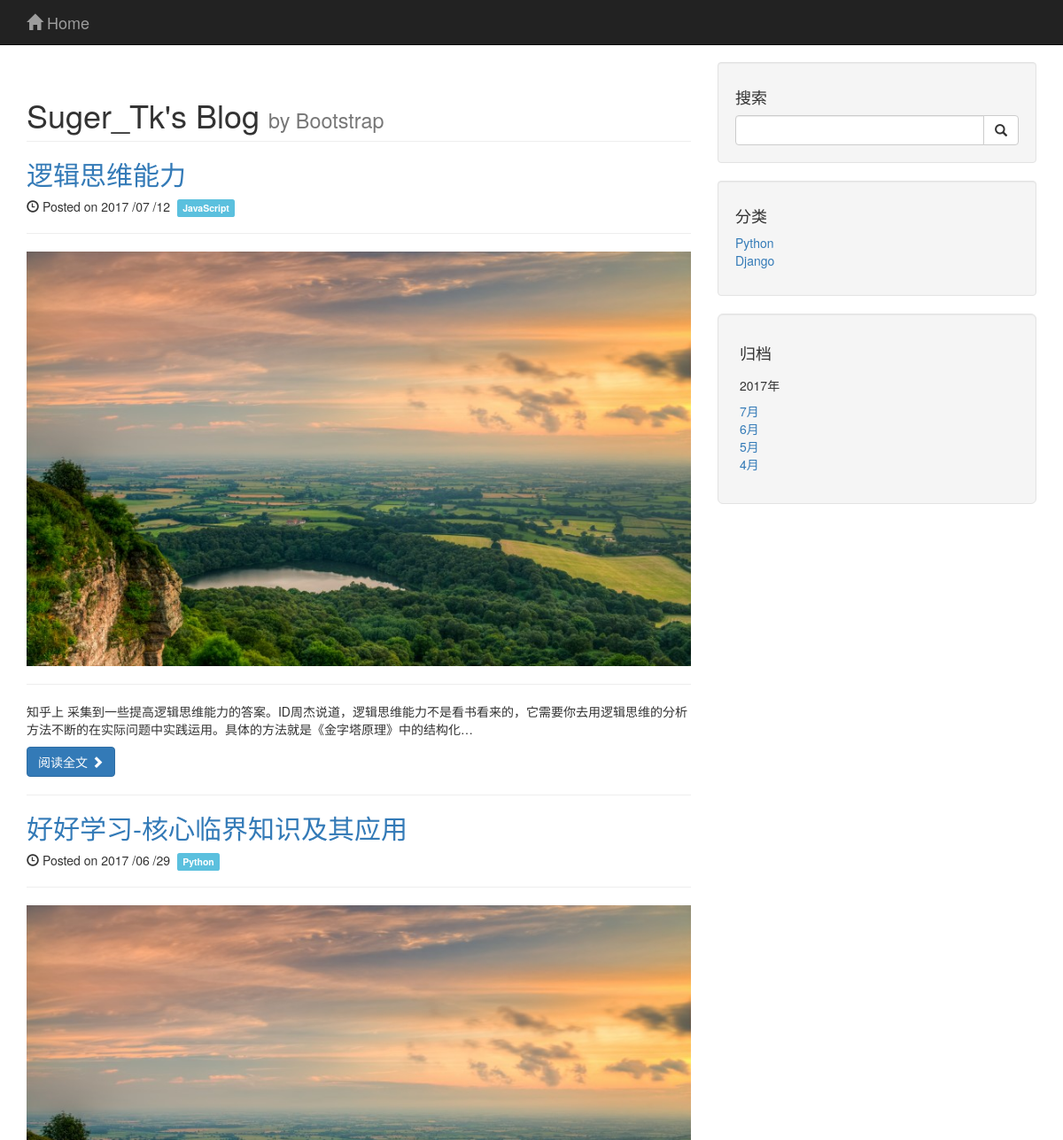
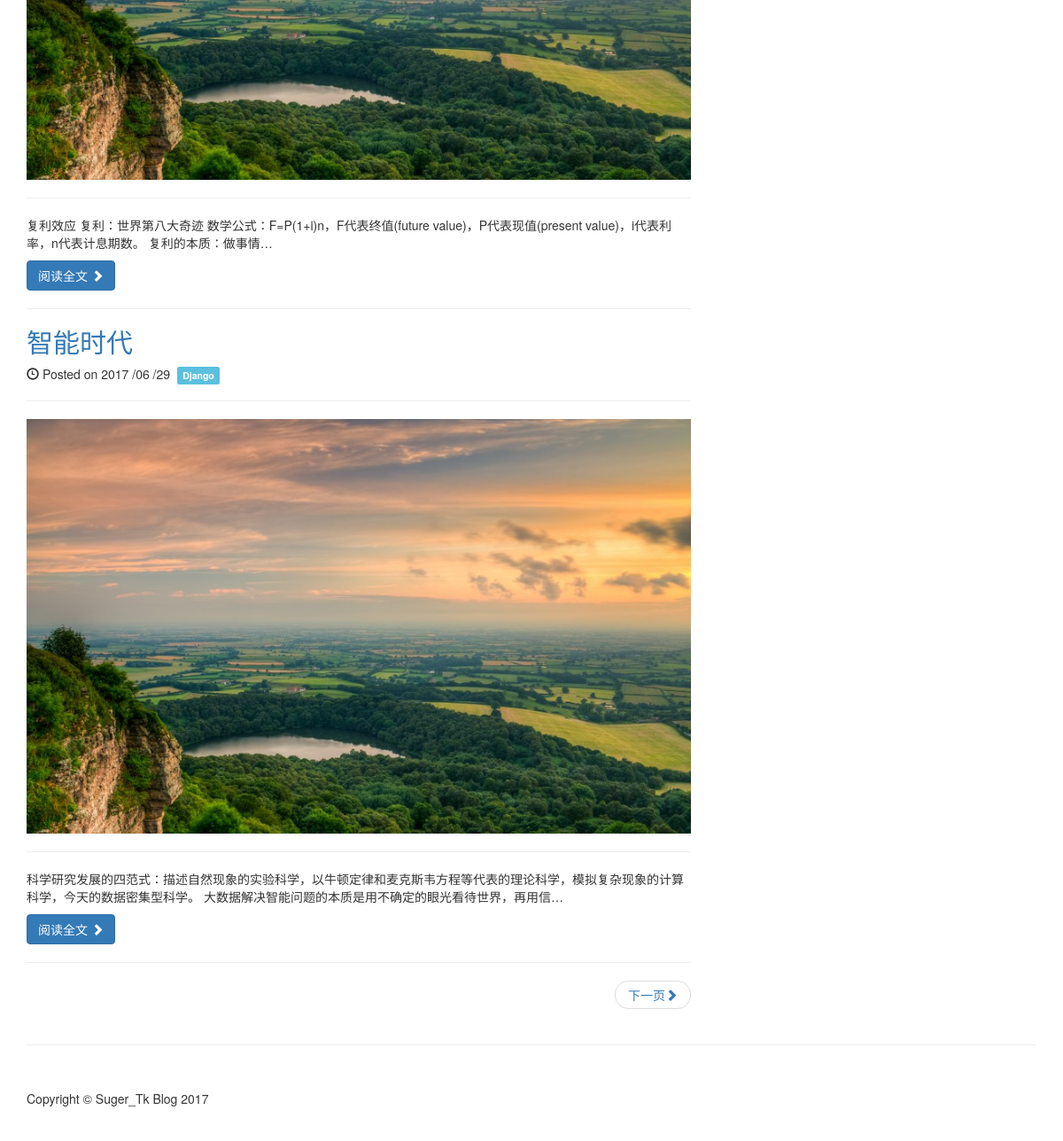
/blog/home/, run on an earlier commit of the app's database (2 pictures, top to bottom).
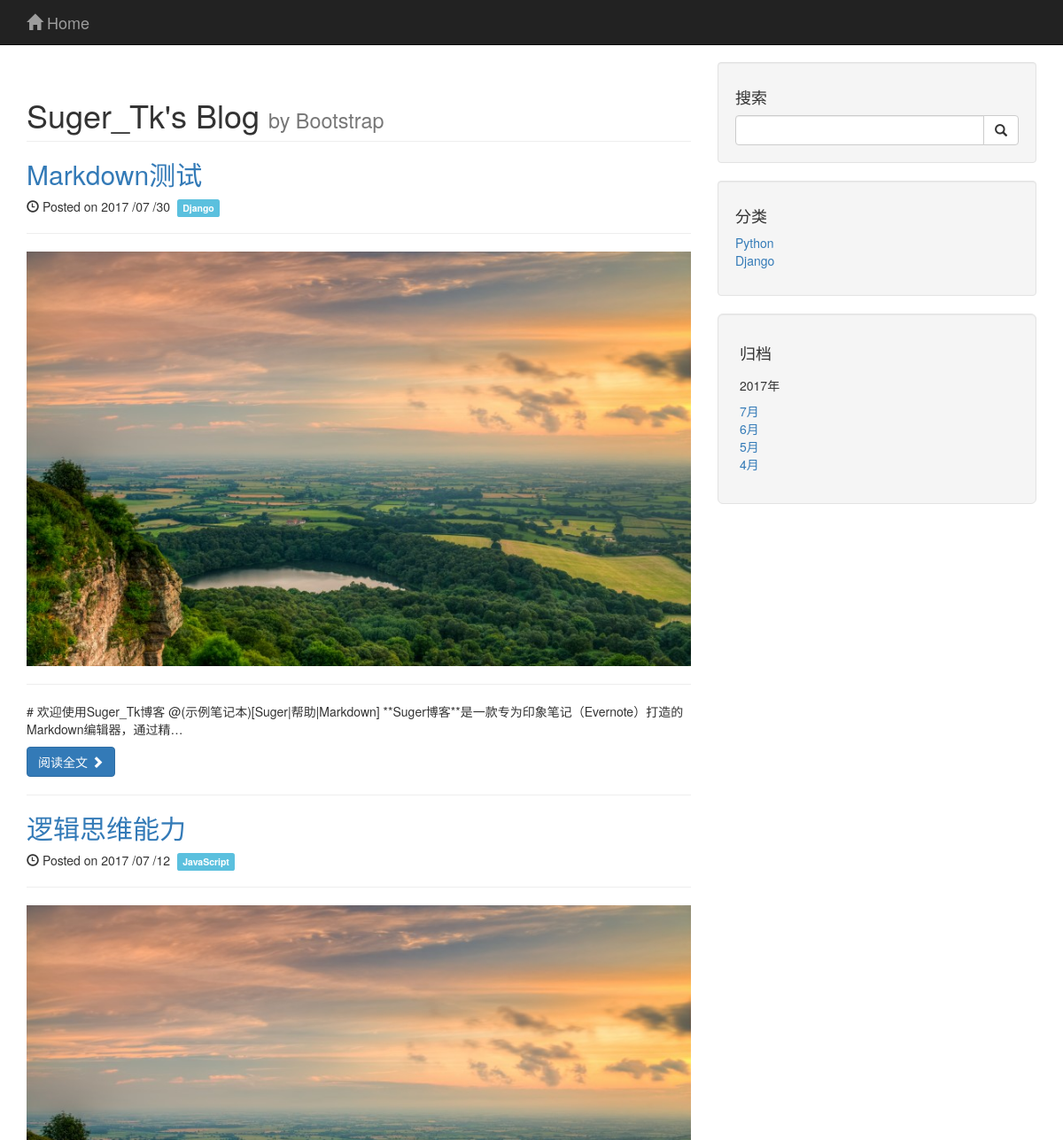
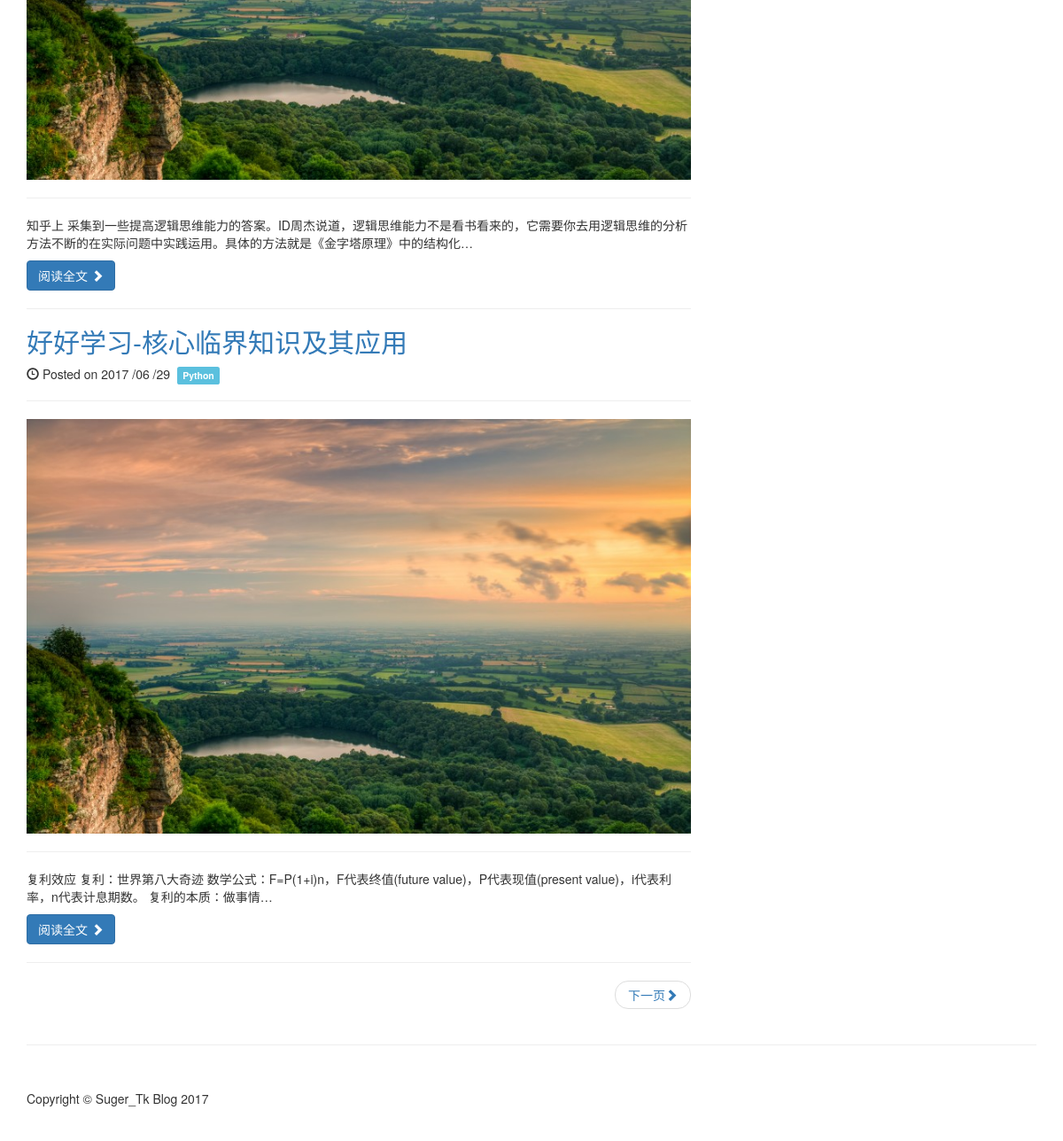
And on a later commit of the database (2 pictures, top to bottom).
### blog/models.py (models this page shows, shortened)
class Blog(models.Model):
    title = models.CharField('标题', max_length = 32)
    author = models.CharField('作者', max_length = 16)
    content = models.TextField('正文')
    created = models.DateTimeField('发布时间', auto_now_add = True)
    category = models.ForeignKey(Category, verbose_name = '分类')
    tags = models.ManyToManyField(Tag, verbose_name = '标签')

class Category(models.Model):
    name = models.CharField('名称', max_length = 16)
    def __str__(self):
        return self.name

### blog/views.py (the view)
def home(request):
    blogs = Blog.objects.all().order_by('-created')
    paginator = Paginator(blogs, 3)
    page = request.GET.get('page')
    try:
        blog_post = paginator.page(page)
    except PageNotAnInteger:
        blog_post = paginator.page(1)
    except EmptyPage:
        blog_post = paginator.paginator(paginator.num_pages)
    return render(request, 'home.html', {'blog_post': blog_post})

### templates/home.html (shortened to what this page needs)
{% extends "base.html" %}
{% block content %}
<div class="col-md-8">
    <h1 class="page-header">
        Suger_Tk's Blog
        <small>by Bootstrap</small>
    </h1>
    {% for blog in blog_post %}
    <h2>
        <a href="{% url "get_detail" blog_id=blog.id %}">{{ blog.title }}</a>
    </h2>
    <p><span class="glyphicon glyphicon-time"></span>
        Posted on {{ blog.created|date:"Y /m /d" }}&nbsp;
        <span class="label label-info">{{ blog.category }}</span>
    </p>
    <hr>
    <img class="img-responsive" src="/static/img/4.jpg" alt="">
    <hr>
    <p>{{ blog.content|truncatechars:100 }}</p>
    <a class="btn btn-primary" href="{% url "get_detail" blog_id=blog.id %}">阅读全文 <span class="glyphicon glyphicon-chevron-right"></span></a>
    <hr>
    {% endfor %}
    <ul class="pager">
        {% if blog_post.has_next %}
        <li class="next">
            <a href="?page={{ blog_post.next_page_number }}">下一页<span class="glyphicon glyphicon-chevron-right"></span></a>
        </li>
        {% endif %}
    </ul>
</div>
{% endblock %}

### templates/base.html (shortened to what this page needs)
{% load staticfiles %}
<!DOCTYPE html>
<html lang="en">
<head>
    <link href="{% static 'blog/css/bootstrap.min.css' %}" rel="stylesheet">
    <link href="{% static 'blog/css/blog-home.css' %}" rel="stylesheet">
</head>
<body>
    <nav class="navbar navbar-inverse navbar-fixed-top" role="navigation">
        <div class="container">
            <div class="navbar-header">
                <a class="navbar-brand" href="/blog/home"><span class="glyphicon glyphicon-home"></span>&nbsp;Home</a>
            </div>
            <div class="collapse navbar-collapse" id="bs-example-navbar-collapse-1">
                <ul class="nav navbar-nav">
                    <li>
                        <a href="{% url "about_me" %}"></a>
                    </li>
                    <li>
                        <a href="#"></a>
                    </li>
                    <li>
                        <a href="#"></a>
                    </li>
                </ul>
            </div>
        </div>
    </nav>
    <div class="container">
        <div class="row">
		    {% block content %}
		    {% endblock %}
            <div class="col-md-4">
                <div class="well">
                    <h4>搜索</h4>
                    <form action="/blog/search/" method="get">
                        <div class="input-group">
                            <input type="text" class="form-control" name="s">
                            <span class="input-group-btn">
                                <button class="btn btn-default" type="submit" value="Search" >
                                    <span class="glyphicon glyphicon-search"></span>
                            </button>
                            </span>
                        </div>
                    </form>
                </div>
                <div class="well">
                    <h4>分类</h4>
                    <div class="row">
                        <div class="col-lg-6">
                            <ul class="list-unstyled">
                                <li><a href="{% url "get_category" category_name=2 %}">Python</a>
                                </li>
                                <li><a href="{% url "get_category" category_name=1 %}">Django</a>
                                </li>
                            </ul>
                        </div>
                    </div>
                </div>
                <div class="well well-lg">
                    <h4>归档</h4>
                        <div class="row">
                            <div class="col-lg-6">
                                <ul class="list-unstyled">
                                    <h5>2017年</h5>
                                    <li><a href="{% url "get_archives" year=2017 month=7 %}">7月</a>
                                    </li>
                                    <li><a href="{% url "get_archives" year=2017 month=6 %}">6月</a>
                                    </li>
                                    <li><a href="#">5月</a>
                                    </li>
                                    <li><a href="#">4月</a>
                                    </li>
                                </ul>
                            </div>
                        </div>
                </div>
            </div>
        </div>
        <hr>
        <footer>
            <div class="row">
                <div class="col-lg-12">
                    <p>Copyright &copy; Suger_Tk Blog 2017</p>
                </div>
            </div>
        </footer>
    </div>
</body>
</html>

### blog/static/blog/css/blog-home.css (style rules this page uses)
body { padding-top: 70px; }
footer { margin: 50px 0; }

What changed in the data, as far as the page shows it:
no longer on this page (row unchanged): Blog: title "智能时代", created "2017 /06 /29", category "Django", content "科学研究发展的四范式：描述自然现象的实验科学，以牛顿定律和麦克斯韦方程等代表的理论科学，模拟复杂现象的计算科学，今天的数据密集型科学。 大数据解决智能问题的本质是用不确定的眼光看待世界，再用信…"
added Blog: title "Markdown测试", created "2017 /07 /30", category "Django", content "# 欢迎使用Suger_Tk博客 @(示例笔记本)[Suger|帮助|Markdown] **Suger博客**是一款专为印象笔记（Evernote）打造的Markdown编辑器，通过精…"
